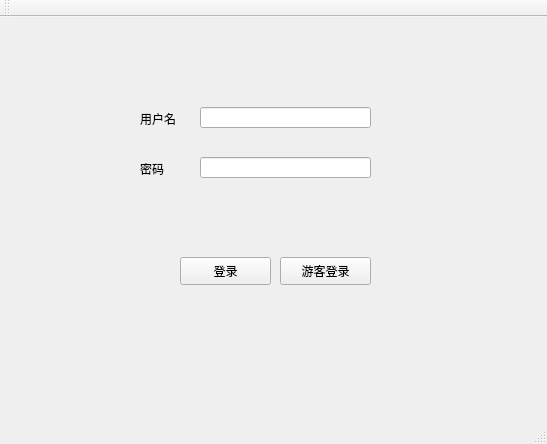
<?xml version="1.0" encoding="UTF-8"?>
<ui version="4.0">
 <class>MainWindow</class>
 <widget class="QMainWindow" name="MainWindow">
  <property name="geometry">
   <rect>
    <x>0</x>
    <y>0</y>
    <width>547</width>
    <height>444</height>
   </rect>
  </property>
  <property name="cursor">
   <cursorShape>ArrowCursor</cursorShape>
  </property>
  <property name="windowTitle">
   <string>MainWindow</string>
  </property>
  <property name="styleSheet">
   <string notr="true"/>
  </property>
  <widget class="QWidget" name="centralWidget">
   <property name="sizePolicy">
    <sizepolicy hsizetype="Preferred" vsizetype="Preferred">
     <horstretch>0</horstretch>
     <verstretch>1</verstretch>
    </sizepolicy>
   </property>
   <property name="minimumSize">
    <size>
     <width>0</width>
     <height>0</height>
    </size>
   </property>
   <property name="maximumSize">
    <size>
     <width>16777215</width>
     <height>16777215</height>
    </size>
   </property>
   <property name="sizeIncrement">
    <size>
     <width>0</width>
     <height>0</height>
    </size>
   </property>
   <property name="styleSheet">
    <string notr="true">#centralWidget{background-image: url(:/image/123.webp);}</string>
   </property>
   <widget class="QPushButton" name="templogin">
    <property name="geometry">
     <rect>
      <x>280</x>
      <y>240</y>
      <width>91</width>
      <height>28</height>
     </rect>
    </property>
    <property name="cursor">
     <cursorShape>PointingHandCursor</cursorShape>
    </property>
    <property name="styleSheet">
     <string notr="true">
QPushButton:pressed
{
    
	background-color: rgb(255, 255, 255);
}

    QPushButton:hover{
                     background-color : rgb(31, 164, 255);

border-radius:25px;
                     color:white;
                     }
</string>
    </property>
    <property name="text">
     <string>游客登录</string>
    </property>
   </widget>
   <widget class="QPushButton" name="pushButton">
    <property name="geometry">
     <rect>
      <x>180</x>
      <y>240</y>
      <width>91</width>
      <height>28</height>
     </rect>
    </property>
    <property name="cursor">
     <cursorShape>PointingHandCursor</cursorShape>
    </property>
    <property name="styleSheet">
     <string notr="true">
QPushButton:pressed
{
    
	background-color: rgb(255, 255, 255);
}

    QPushButton:hover{
                     background-color : rgb(31, 164, 255);

border-radius:15px;
                     color:white;
                     }
</string>
    </property>
    <property name="text">
     <string>登录</string>
    </property>
   </widget>
   <widget class="QLineEdit" name="lineEdit_2">
    <property name="geometry">
     <rect>
      <x>200</x>
      <y>140</y>
      <width>171</width>
      <height>21</height>
     </rect>
    </property>
   </widget>
   <widget class="QLabel" name="label_2">
    <property name="geometry">
     <rect>
      <x>140</x>
      <y>140</y>
      <width>51</width>
      <height>24</height>
     </rect>
    </property>
    <property name="styleSheet">
     <string notr="true">
font: 9pt &quot;楷体&quot;;
color: rgb(0,0,0);</string>
    </property>
    <property name="text">
     <string>密码</string>
    </property>
   </widget>
   <widget class="QLineEdit" name="lineEdit">
    <property name="geometry">
     <rect>
      <x>200</x>
      <y>90</y>
      <width>171</width>
      <height>21</height>
     </rect>
    </property>
   </widget>
   <widget class="QLabel" name="label">
    <property name="geometry">
     <rect>
      <x>140</x>
      <y>90</y>
      <width>51</width>
      <height>23</height>
     </rect>
    </property>
    <property name="styleSheet">
     <string notr="true">
font: 9pt &quot;楷体&quot;;
color: rgb(0,0,0);</string>
    </property>
    <property name="text">
     <string>用户名</string>
    </property>
   </widget>
  </widget>
  <widget class="QMenuBar" name="menuBar">
   <property name="geometry">
    <rect>
     <x>0</x>
     <y>0</y>
     <width>547</width>
     <height>26</height>
    </rect>
   </property>
  </widget>
  <widget class="QToolBar" name="mainToolBar">
   <attribute name="toolBarArea">
    <enum>TopToolBarArea</enum>
   </attribute>
   <attribute name="toolBarBreak">
    <bool>false</bool>
   </attribute>
  </widget>
  <widget class="QStatusBar" name="statusBar"/>
 </widget>
 <layoutdefault spacing="6" margin="11"/>
 <resources/>
 <connections/>
</ui>
